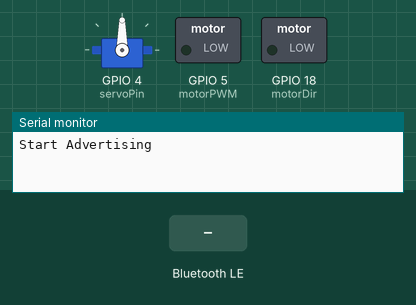
A sketch run on a simulated ESP32. Shown: servo, switched loads named in the sketch (green lamp = pin HIGH), the last lines printed to the serial monitor. The inputs (shaded band) are chosen by the test bench. Nothing arrives over Bluetooth unless stated; a phone connects over Bluetooth LE 3 s after start.

Above: at 1.2 s.
1.3 s: Bluetooth LE write "128" received
At 2.1 s:
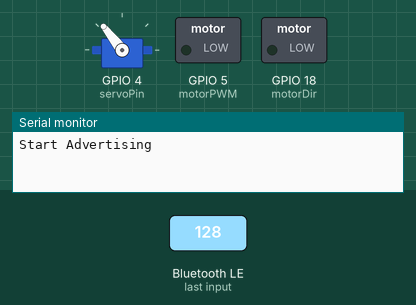
2.8 s: Bluetooth LE write "5" received
At 3.2 s:
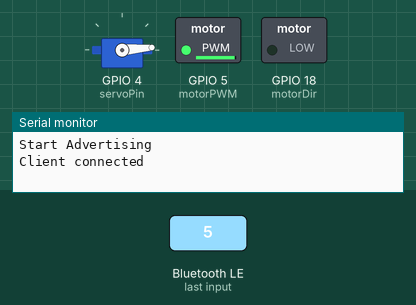
4.3 s: Bluetooth LE write "90" received
At 5.5 s:
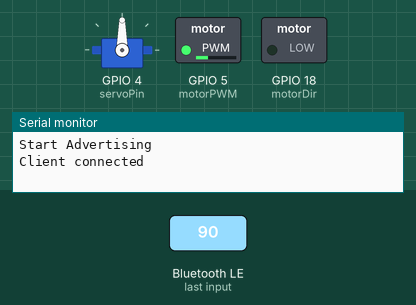
5.8 s: Bluetooth LE write "200" received
At 6.7 s:
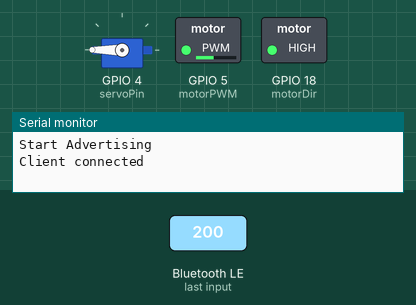
Timing chart, 0 to 8.3 s (numbered marks = the images above; inputs shaded):
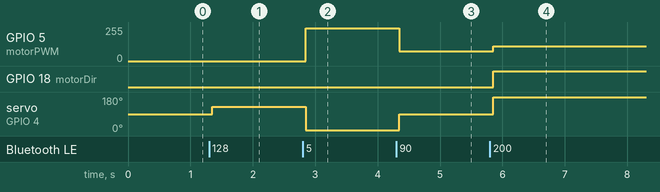

Measured:
- after the input at 1.3 s, servo on GPIO 4 (servoPin): 90° → 128° after 0.05 s
- after the input at 2.8 s, GPIO 5 (motorPWM): 0/255 → 245/255 after 0.05 s; servo on GPIO 4 (servoPin): 128° → 5° after 0.05 s
- after the input at 4.3 s, GPIO 5 (motorPWM): 245/255 → 75/255 after 0.05 s; servo on GPIO 4 (servoPin): 5° → 90° after 0.05 s
- after the input at 5.8 s, GPIO 5 (motorPWM): 75/255 → 111/255 after 0.05 s; GPIO 18 (motorDir): LOW → HIGH after 0.05 s; servo on GPIO 4 (servoPin): 90° → 180° after 0.05 s

The sketch:

sketch_nov25a.ino
```cpp
#include <ESP32Servo.h>
#include <analogWrite.h>
#include <BLEDevice.h>
#include <BLEUtils.h>
#include <BLEServer.h>

//BLE Parameter
#define SERVICE_UUID "ae975c80-05f0-11ea-8d71-362b9e155667"
#define COMMAND_CHAR_UUID "b81f189c-05f0-11ea-8d71-362b9e155667"
BLEDevice Device;
BLEServer* pServer;
BLEService* pService;
BLECharacteristic* pCharCommand;
BLEAdvertising* pAdvertising;

//Servo Parameter
Servo servo1;
int pos = 0;
static const int servoPin = 4;

//Motor Parameter
int motorDir = 18;
int motorPWM = 5;

void setup() {

  Serial.begin(115200);
  pinMode(motorDir,OUTPUT);
  pinMode(motorPWM,OUTPUT);

  initBLE();

  //attach servo
  ESP32PWM::allocateTimer(0);
  ESP32PWM::allocateTimer(1);
  ESP32PWM::allocateTimer(2);
  ESP32PWM::allocateTimer(3);
  servo1.setPeriodHertz(50);
  servo1.attach(servoPin,1000,2000);
  servo1.write(90);

  stopMotor();
  }

void loop() {
}

void motorPower(int fb) { //value from 0 to 255, 128 to stop motor

    if(fb == 128)
      stopMotor();
    else if(fb > 128)
      moveForward(fb);
    else
      moveBackward(fb);

      }


      void stopMotor(){

    digitalWrite(motorDir,LOW);
    analogWrite(motorPWM,LOW);

    }

    void moveForward(int fb){

    int pow= 255-((fb-128)*2);
    digitalWrite(motorDir,HIGH);
    analogWrite(motorPWM,pow);

    }


void moveBackward(int fb){

    int pow= 255-(fb*2);
    digitalWrite(motorDir,LOW);
    analogWrite(motorPWM,pow);

    }


void carControll(int steerr, int pow){

    steer(steerr);
    motorPower(pow);

    }

void steer(int steerr){

  servo1.write(steerr);
 }

class ServerCallbacks: public BLEServerCallbacks{
  void onConnect(BLEServer* pServerCallback){
  Serial.println("Client connected");
  }
   void onDisconnect(BLEServer* pServerCallback){
  Serial.println("Client Disconnected");
  stopMotor();
  }
};

class CharacteristicCallbacks: public BLECharacteristicCallbacks{
  void onWrite(BLECharacteristic* pCharacteristic){
    std::string value = pCharacteristic->getValue();
    String svalue=value.c_str();

    int splitindex = svalue.indexOf(',');
    int speed = svalue.substring(0,splitindex).toInt();
    int steer = svalue.substring(splitindex+1).toInt();

    carControll(steer,speed);
   }
};


  void initBLE(){
  Device.init("Racer");
  pServer = Device.createServer();
  pService = pServer->createService(SERVICE_UUID);
  pCharCommand = pService->createCharacteristic(COMMAND_CHAR_UUID,
  BLECharacteristic::PROPERTY_WRITE_NR | BLECharacteristic::PROPERTY_READ | BLECharacteristic::PROPERTY_WRITE);


  Device.setEncryptionLevel(ESP_BLE_SEC_ENCRYPT);
  pCharCommand->setAccessPermissions(ESP_GATT_PERM_READ_ENCRYPTED | ESP_GATT_PERM_WRITE_ENCRYPTED);
  pServer->setCallbacks(new ServerCallbacks());

  pCharCommand->setCallbacks(new CharacteristicCallbacks());
  pCharCommand->setValue("128,90");
pService->start();
  pAdvertising = Device.getAdvertising();
pAdvertising-> addServiceUUID(SERVICE_UUID);
pAdvertising->setScanResponse(true);
pAdvertising->setMinPreferred(0x06);
pAdvertising->setMinPreferred(0x12);
Device.startAdvertising();
Serial.println("Start Advertising");


  }
```
